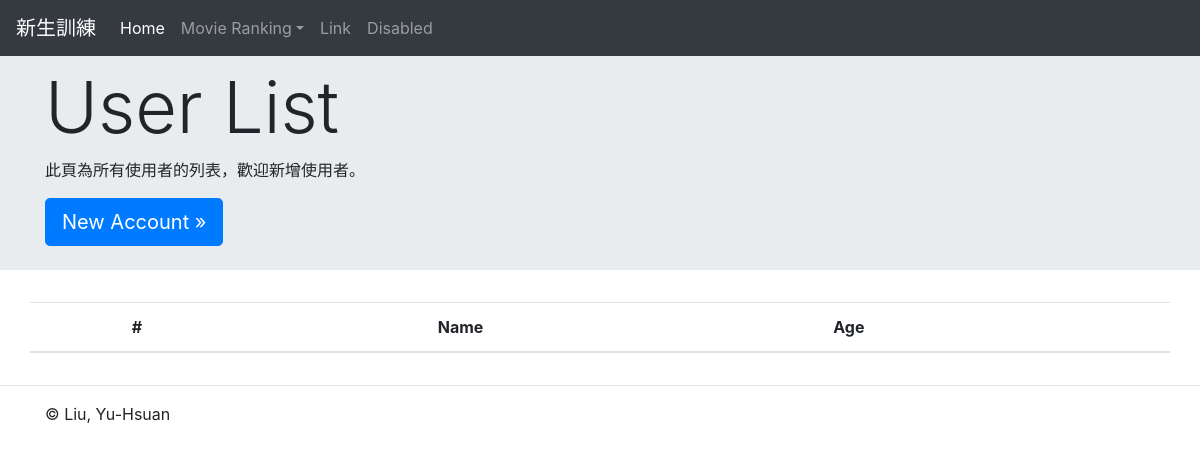
Before: /movie/home/get_all_users with the older database file.
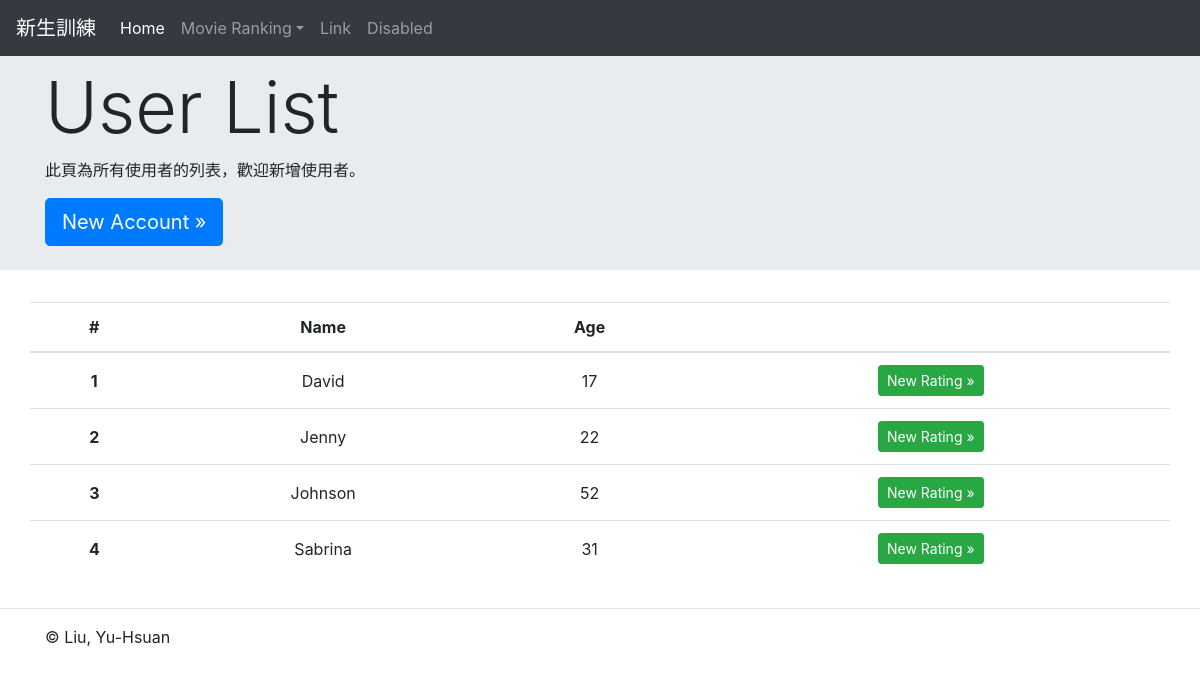
After: the same page with the newer database file.
### movie/models.py (models this page shows)
class User(models.Model):
    id = models.AutoField(primary_key=True)
    user_age = models.IntegerField()
    user_name = models.CharField(max_length=50)

### movie/views.py (the view)
# urls.py: path('home/get_all_users', views.get_all_users, name='get_all_users'),
def get_all_users(request):
    all_users = User.objects.all()
    return render(request, 'movie/UserList.html', {
        'users': all_users,
        'name': "User List",
    })

### movie/templates/movie/UserList.html
{% extends 'base.html' %}
{% block content %}
<div class="jumbotron jumbotron-fluid pb-2">
  <div class="container">
    <h1 class="display-3">{{ name }}</h1>
    <p>此頁為所有使用者的列表，歡迎新增使用者。</p>
    <p><a class="btn btn-primary btn-lg" href="signup" role="button">New Account »</a></p>
  </div>
</div>
<div class="container">
  <div class="row">
    <table class="table table-hover">
      <thead>
        <tr align="center">
          <th scope="col">#</th>
          <th scope="col">Name</th>
          <th scope="col">Age</th>
          <th scope="col"></th>
        </tr>
      </thead>
      <tbody>
          {% for user in users %}
          <tr class="p-2" align="center">
            <th class="align-middle">{{ user.id }}</th>
            <td class="align-middle">{{ user.user_name }}</td>
            <td class="align-middle">{{ user.user_age }}</td>
            <td><a class="btn btn-success btn-sm" href="new_rating/{{ user.user_name }}" role="button">New Rating »</a></td>
          </tr>
          {% endfor %}
        </tbody>
      </table>
  </div>
</div>
<hr>
{% endblock %}

Changed rows visible on the page:
added User: id "1", user_name "David", user_age "17"
added User: id "2", user_name "Jenny", user_age "22"
added User: id "3", user_name "Johnson", user_age "52"
added User: id "4", user_name "Sabrina", user_age "31"
